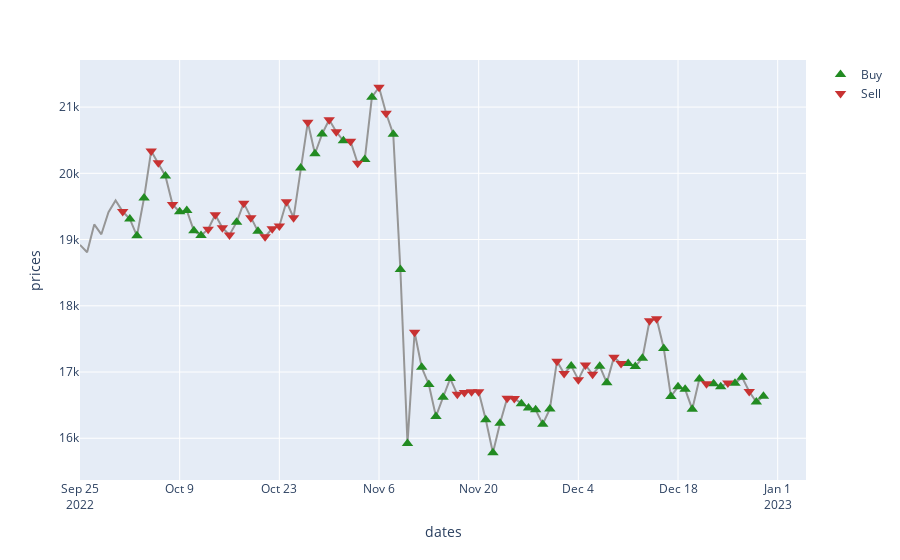

Notebook cell for this chart:
### Code cell
fig = px.line(df_robot_actions_and_env, x="dates", y="prices", color_discrete_sequence=['#969696'])
fig.add_trace(go.Scatter(name='Hold', x=df_robot_actions_and_env[df_robot_actions_and_env['actions'] == 2]['dates'], y=df_robot_actions_and_env[df_robot_actions_and_env['actions'] == 2]['prices'], mode='markers', marker_symbol='circle', marker_color='#0064c8'))
fig.add_trace(go.Scatter(name='Buy', x=df_robot_actions_and_env[df_robot_actions_and_env['actions'] == 1]['dates'], y=df_robot_actions_and_env[df_robot_actions_and_env['actions'] == 1]['prices'], mode='markers', marker_symbol='triangle-up', marker_size=10, marker_color='#228b22'))
fig.add_trace(go.Scatter(name='Sell', x=df_robot_actions_and_env[df_robot_actions_and_env['actions'] == 0]['dates'], y=df_robot_actions_and_env[df_robot_actions_and_env['actions'] == 0]['prices'], mode='markers', marker_symbol='triangle-down', marker_size=10, marker_color='#c83232'))

fig.show()
